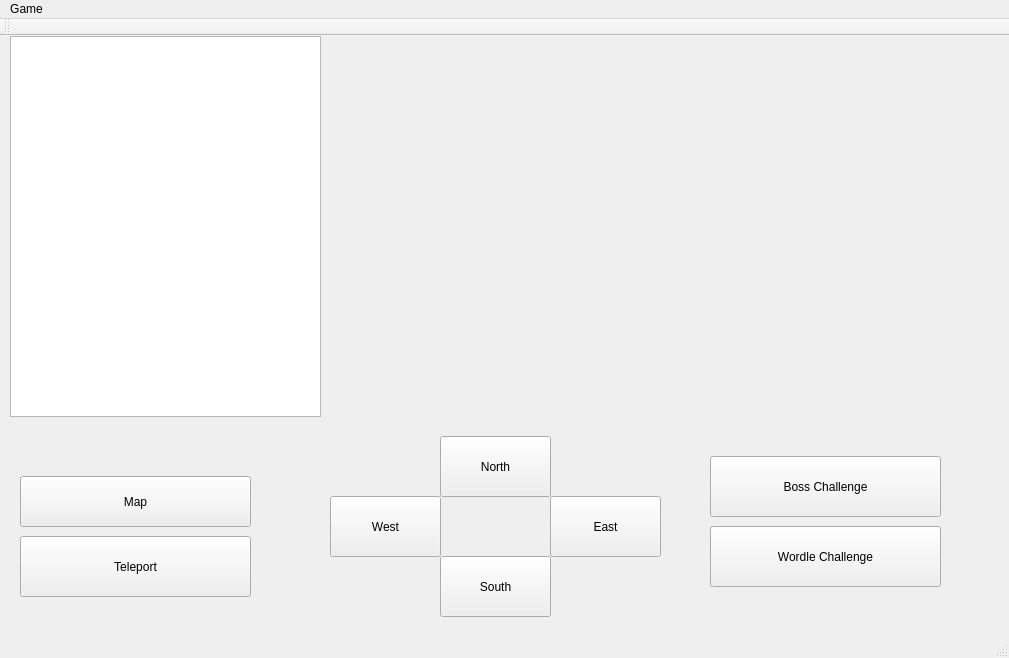
<?xml version="1.0" encoding="UTF-8"?>
<ui version="4.0">
 <class>MainWindow</class>
 <widget class="QMainWindow" name="MainWindow">
  <property name="geometry">
   <rect>
    <x>0</x>
    <y>0</y>
    <width>1009</width>
    <height>658</height>
   </rect>
  </property>
  <property name="windowTitle">
   <string>MainWindow</string>
  </property>
  <widget class="QWidget" name="centralWidget">
   <widget class="QTextEdit" name="textEdit">
    <property name="geometry">
     <rect>
      <x>10</x>
      <y>0</y>
      <width>311</width>
      <height>381</height>
     </rect>
    </property>
    <property name="styleSheet">
     <string notr="true">QTextEdit {background-color:rgb(255,132,139,0); broder-radius:3px;color:rbg(0,0,0);}|</string>
    </property>
   </widget>
   <widget class="QPushButton" name="pushButton_boss">
    <property name="geometry">
     <rect>
      <x>710</x>
      <y>420</y>
      <width>231</width>
      <height>61</height>
     </rect>
    </property>
    <property name="text">
     <string>Boss Challenge</string>
    </property>
   </widget>
   <widget class="QLabel" name="label">
    <property name="geometry">
     <rect>
      <x>340</x>
      <y>0</y>
      <width>641</width>
      <height>381</height>
     </rect>
    </property>
    <property name="text">
     <string/>
    </property>
    <property name="pixmap">
     <pixmap resource="test1.qrc">:/Background/Image/1.jpg</pixmap>
    </property>
   </widget>
   <widget class="QPushButton" name="pushButton_map">
    <property name="geometry">
     <rect>
      <x>20</x>
      <y>440</y>
      <width>231</width>
      <height>51</height>
     </rect>
    </property>
    <property name="text">
     <string>Map</string>
    </property>
   </widget>
   <widget class="QPushButton" name="pushButton_wordle">
    <property name="geometry">
     <rect>
      <x>710</x>
      <y>490</y>
      <width>231</width>
      <height>61</height>
     </rect>
    </property>
    <property name="text">
     <string>Wordle Challenge</string>
    </property>
   </widget>
   <widget class="QPushButton" name="pushButton_tele">
    <property name="geometry">
     <rect>
      <x>20</x>
      <y>500</y>
      <width>231</width>
      <height>61</height>
     </rect>
    </property>
    <property name="text">
     <string>Teleport</string>
    </property>
   </widget>
   <widget class="QPushButton" name="pushButton_north">
    <property name="geometry">
     <rect>
      <x>440</x>
      <y>400</y>
      <width>111</width>
      <height>61</height>
     </rect>
    </property>
    <property name="text">
     <string>North</string>
    </property>
   </widget>
   <widget class="QPushButton" name="pushButton_west">
    <property name="geometry">
     <rect>
      <x>330</x>
      <y>460</y>
      <width>111</width>
      <height>61</height>
     </rect>
    </property>
    <property name="text">
     <string>West</string>
    </property>
   </widget>
   <widget class="QPushButton" name="pushButton_east">
    <property name="geometry">
     <rect>
      <x>550</x>
      <y>460</y>
      <width>111</width>
      <height>61</height>
     </rect>
    </property>
    <property name="text">
     <string>East</string>
    </property>
   </widget>
   <widget class="QPushButton" name="pushButton_south">
    <property name="geometry">
     <rect>
      <x>440</x>
      <y>520</y>
      <width>111</width>
      <height>61</height>
     </rect>
    </property>
    <property name="text">
     <string>South</string>
    </property>
   </widget>
  </widget>
  <widget class="QMenuBar" name="menuBar">
   <property name="geometry">
    <rect>
     <x>0</x>
     <y>0</y>
     <width>1009</width>
     <height>27</height>
    </rect>
   </property>
   <widget class="QMenu" name="menuGame">
    <property name="title">
     <string>Game</string>
    </property>
    <addaction name="actionExit"/>
   </widget>
   <addaction name="menuGame"/>
  </widget>
  <widget class="QToolBar" name="mainToolBar">
   <attribute name="toolBarArea">
    <enum>TopToolBarArea</enum>
   </attribute>
   <attribute name="toolBarBreak">
    <bool>false</bool>
   </attribute>
  </widget>
  <widget class="QStatusBar" name="statusBar"/>
  <action name="actionExit">
   <property name="checkable">
    <bool>false</bool>
   </property>
   <property name="text">
    <string>Exit</string>
   </property>
  </action>
 </widget>
 <layoutdefault spacing="6" margin="11"/>
 <resources>
  <include location="test1.qrc"/>
 </resources>
 <connections/>
</ui>
